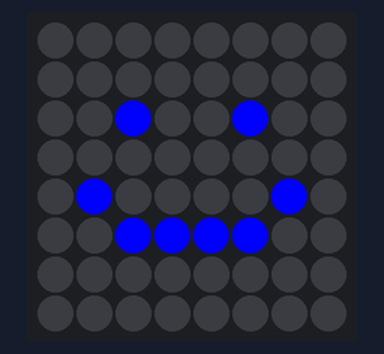
Simulated run of this program. Board: Raspberry Pi (BCM pin numbers) with a Sense HAT. Shown: the Sense HAT's 8×8 RGB LED matrix. At 0.0 s the program stops and its outputs stay as they are.

Above: at 0.1 s.

The program:

Example6.py
```python
# Show Message Example
#This program will let you display a scrolling message on the LED matrix of the SenseHat

#import senseHat library
from sense_hat import SenseHat
# a library is a set of code that can be referenced in a program. It has books (functions) that can be opened to help with tasks.

#we have to declare how we want to call the libary we imported. This will allow the program to use the books (functions) that are in the library
sense = SenseHat()
#createa  blue variable
b= (0,0,0) #hold the color black
g=(0,0,0)
bl= (0,0,255) #holds the color blue
p = bl
#now use the sense libary we will use the set_pixel to make two blue pixels
sense.clear()
smilie = [
g,g,g,g,g,g,g,g,
g,g,g,g,g,g,g,g,
g,g,p,g,g,p,g,g,
g,g,g,g,g,g,g,g,
g,p,g,g,g,g,p,g,
g,g,p,p,p,p,g,g,
g,g,g,g,g,g,g,g,
g,g,g,g,g,g,g,g
	]
sense.set_pixels(smilie)
```
